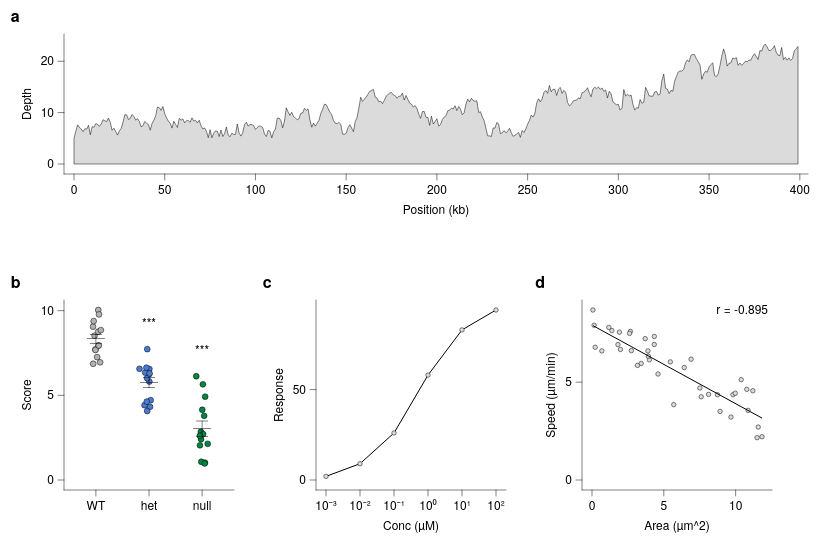

Source (Vega-Lite JSON):
### Vega-Lite specification from a JSON file in a GitHub repository (floating-point values rounded to 4 significant figures; data arrays with more than 128 entries replaced by an {"elided": "..."} marker saying what was removed)
{"background": null, "config": {"arc": {"fill": "#DBDBDB", "fillOpacity": 1.0, "innerRadius": 25.0, "padAngle": 0.03, "stroke": "black", "strokeOpacity": 1, "strokeWidth": 0.25}, "area": {"fill": "#DBDBDB", "fillOpacity": 1.0, "stroke": "black", "strokeOpacity": 1, "strokeWidth": 0.25}, "axis": {"domain": true, "domainCap": "round", "domainColor": "black", "domainWidth": 0.25, "grid": false, "gridCap": "round", "gridColor": "#F1F1F1", "gridDash": [0, 0], "gridOpacity": 1.0, "gridWidth": 0.25, "labelColor": "black", "labelFont": "Helvetica Neue, HelveticaNeue, Helvetica, Arial, sans-serif", "labelFontSize": 6, "labelFontStyle": "normal", "labelFontWeight": 400, "offset": 0, "ticks": true, "tickCap": "round", "tickColor": "black", "tickRound": false, "tickSize": 3, "tickWidth": 0.25, "titleColor": "black", "titleFont": "Helvetica Neue, HelveticaNeue, Helvetica, Arial, sans-serif", "titleFontSize": 6, "titleFontStyle": "normal", "titleFontWeight": 400}, "axisX": {"domain": true, "labelAlign": "center", "labelAngle": 0, "labels": true, "ticks": true, "translate": 0}, "axisY": {"domain": true, "labelAlign": "right", "labelAngle": 0, "labels": true, "ticks": true, "translate": 0}, "axisRight": {"domain": true, "labelAlign": "left", "labelAngle": 0, "labels": true, "ticks": true, "translate": 0}, "axisTop": {"domain": true, "labelAlign": "center", "labelAngle": 0, "labels": true, "ticks": true, "translate": 0}, "axisBand": {"tickOffset": 0}, "bar": {"fill": "#DBDBDB", "fillOpacity": 1.0, "stroke": "black", "strokeOpacity": 1, "strokeWidth": 0.25}, "boxplot": {"size": 9.0, "ticks": {"cornerRadius": 0.25, "fill": "black", "opacity": 1, "size": 4.5, "thickness": 0.25}, "box": {"fillOpacity": 1.0, "stroke": "black", "strokeOpacity": 1, "strokeWidth": 0.25}, "median": {"cornerRadius": 0, "fill": "black", "fillOpacity": 1.0, "opacity": 1, "size": 9.0, "thickness": 0.25}, "rule": {"fill": "black", "fillOpacity": 1.0, "size": 10.0, "stroke": "black", "strokeDash": [0, 0], "strokeOpacity": 1, "strokeWidth": 0.25}, "outliers": {"color": "black", "fill": "black", "fillOpacity": 1.0, "size": 0, "stroke": "black", "strokeOpacity": 1, "strokeWidth": 0.25}}, "circle": {"fill": "black", "fillOpacity": 1.0, "size": 1.25, "stroke": null, "strokeOpacity": 1, "strokeWidth": 0.25}, "errorband": {"band": {"fillOpacity": 0.6, "stroke": null, "strokeWidth": 0.25, "strokeOpacity": 1}, "borders": {"opacity": 0, "strokeOpacity": 1, "strokeWidth": 0.25}}, "errorbar": {"opacity": 1, "rule": {"strokeDash": [0, 0], "strokeWidth": 0.25}, "ticks": {"color": "black", "cornerRadius": 0.125, "opacity": 1, "size": 6.0, "thickness": 0.25}, "thickness": 0.25}, "font": "Helvetica Neue, HelveticaNeue, Helvetica, Arial, sans-serif", "geoshape": {"fill": "#DBDBDB", "fillOpacity": 1.0, "stroke": "black", "strokeOpacity": 1, "strokeWidth": 0.25}, "header": {"labelColor": "black", "labelFont": "Helvetica Neue, HelveticaNeue, Helvetica, Arial, sans-serif", "labelFontSize": 6, "labelFontStyle": "normal", "labelFontWeight": 400, "titleColor": "black", "titleFont": "Helvetica Neue, HelveticaNeue, Helvetica, Arial, sans-serif", "titleFontSize": 6, "titleFontStyle": "normal", "titleFontWeight": 400, "titlePadding": 0}, "legend": {"disable": false, "offset": 4.5, "titlePadding": 4, "labelOffset": 2, "gradientLabelOffset": 2, "columnPadding": 4, "rowPadding": 2, "gradientLength": 50.0, "gradientThickness": 5.0, "gradientOpacity": 1.0, "gradientStrokeColor": "black", "gradientStrokeWidth": 0.25, "labelColor": "black", "labelFont": "Helvetica Neue, HelveticaNeue, Helvetica, Arial, sans-serif", "labelFontSize": 6, "labelFontStyle": "normal", "labelFontWeight": 400, "strokeColor": "black", "strokeWidth": 0, "symbolSize": 36, "symbolStrokeColor": "black", "symbolStrokeWidth": 0.25, "titleColor": "black", "titleFont": "Helvetica Neue, HelveticaNeue, Helvetica, Arial, sans-serif", "titleFontSize": 6, "titleFontStyle": "normal", "titleFontWeight": 400}, "line": {"color": "black", "stroke": "black", "strokeCap": "butt", "strokeDash": [0, 0], "strokeOpacity": 1, "strokeWidth": 0.5}, "point": {"filled": true, "fill": "#DBDBDB", "fillOpacity": 1.0, "size": 5.0, "stroke": "black", "strokeOpacity": 1, "strokeWidth": 0.25}, "range": {"category": ["#B2B2B2", "#4A7CD3", "#008542", "#664CAF", "#509F98", "#636363", "#284F93", "#005226", "#382864", "#285753"], "diverging": {"scheme": ["#443E60", "#5F597E", "#7C759B", "#9994B6", "#B7B4CC", "#D6D5DC", "#F6F6F6", "#D1DAD9", "#A4C2BF", "#7AA9A4", "#578E89", "#37736E", "#1B5954"]}, "heatmap": {"scheme": ["#440154", "#472270", "#433E82", "#38598C", "#2C728E", "#238A8D", "#24A086", "#39B578", "#5DC862", "#96D646", "#CAE02D", "#FDE724"]}, "ordinal": {"scheme": ["#F1F1F1", "#DBDBDB", "#C6C6C6", "#B2B2B2", "#9D9D9D", "#898989", "#767676", "#636363", "#515151", "#404040", "#2F2F2F", "#1F1F1F"]}, "ramp": {"scheme": ["#440154", "#472270", "#433E82", "#38598C", "#2C728E", "#238A8D", "#24A086", "#39B578", "#5DC862", "#96D646", "#CAE02D", "#FDE724"]}}, "rule": {"color": "black", "stroke": "black", "strokeCap": "round", "strokeDash": [2, 2], "strokeOpacity": 1, "strokeWidth": 0.25}, "scale": {"barBandPaddingInner": 0.1, "rectBandPaddingInner": 0, "tickBandPaddingInner": 0.1, "bandPaddingOuter": 0.1, "bandWithNestedOffsetPaddingInner": 0.2, "bandWithNestedOffsetPaddingOuter": 0.2, "offsetBandPaddingInner": 0, "offsetBandPaddingOuter": 0, "continuousPadding": 5.0, "round": false}, "rect": {"fill": "#DBDBDB", "fillOpacity": 1.0, "stroke": "black", "strokeOpacity": 1, "strokeWidth": 0.25}, "square": {"fill": "#DBDBDB", "fillOpacity": 1.0, "size": 10.0, "stroke": "black", "strokeOpacity": 1, "strokeWidth": 0.25}, "text": {"color": "black", "font": "Helvetica Neue, HelveticaNeue, Helvetica, Arial, sans-serif", "fontSize": 6, "fontStyle": "normal", "fontWeight": 400}, "tick": {"color": "black", "cornerRadius": 0.125, "opacity": 1.0, "size": 9.0, "thickness": 0.25}, "title": {"anchor": "middle", "frame": "group", "color": "black", "font": "Helvetica Neue, HelveticaNeue, Helvetica, Arial, sans-serif", "fontSize": 6, "fontStyle": "normal", "fontWeight": 400, "subtitleColor": "black", "subtitleFont": "Helvetica Neue, HelveticaNeue, Helvetica, Arial, sans-serif", "subtitleFontSize": 6, "subtitleFontStyle": "normal", "subtitleFontWeight": 400}, "trail": {"color": "black", "opacity": 1, "size": 0.5}, "view": {"continuousWidth": 100, "continuousHeight": 100, "discreteWidth": 100, "discreteHeight": 100, "fill": null, "stroke": null, "strokeWidth": 0.25}}, "vconcat": [{"vconcat": [{"mark": {"type": "area"}, "encoding": {"x": {"field": "pos", "title": "Position (kb)", "type": "quantitative", "scale": {"nice": false}}, "y": {"field": "depth", "title": "Depth", "type": "quantitative", "scale": {"nice": false}}}, "height": 70, "width": 372}], "data": {"name": "data-f04fff83c0e45b2239e2f1e4cdb24932"}, "name": "__dsfigure_label_1", "title": {"text": "a", "anchor": "start", "dx": -5, "dy": 0, "fontSize": 8, "fontWeight": 700, "frame": "bounds"}}, {"hconcat": [{"vconcat": [{"layer": [{"data": {"name": "data-78427c24ff35019ca9d5368c86a6db4b"}, "mark": {"type": "circle", "opacity": 1.0, "size": 8.5, "stroke": "black", "strokeOpacity": 1, "strokeWidth": 0.25}, "encoding": {"color": {"field": "genotype", "legend": null, "scale": {"domain": ["WT", "het", "null"]}, "sort": ["WT", "het", "null"], "title": null, "type": "nominal"}, "x": {"axis": {}, "field": "genotype", "scale": {"domain": ["WT", "het", "null"]}, "sort": ["WT", "het", "null"], "title": null, "type": "nominal"}, "xOffset": {"field": "jitter_x", "scale": {"domain": [-4.756, 4.756], "range": [5.869, 15.38]}, "type": "quantitative"}, "y": {"field": "value", "title": "Score", "type": "quantitative", "scale": {"nice": false}}}}, {"data": {"name": "data-ffdb648ea3d751c9ab60dac02ff42abe"}, "mark": {"type": "errorbar"}, "encoding": {"x": {"axis": {}, "field": "genotype", "scale": {"domain": ["WT", "het", "null"]}, "sort": ["WT", "het", "null"], "title": null, "type": "nominal"}, "y": {"field": "__mean", "title": "Score", "type": "quantitative", "scale": {"nice": false}}, "yError": {"field": "__error"}}}, {"data": {"name": "data-ffdb648ea3d751c9ab60dac02ff42abe"}, "mark": {"type": "tick"}, "encoding": {"x": {"axis": {}, "field": "genotype", "scale": {"domain": ["WT", "het", "null"]}, "sort": ["WT", "het", "null"], "title": null, "type": "nominal"}, "y": {"field": "__mean", "title": "Score", "type": "quantitative", "scale": {"nice": false}}}}, {"layer": [{"data": {"values": [{"y": 7.727, "label": "***", "__dysonsphere__": 1}]}, "mark": {"type": "text", "align": "center", "baseline": "bottom", "dy": -10.0, "fontSize": 6}, "encoding": {"text": {"field": "label", "type": "nominal"}, "x": {"value": 42.5}, "y": {"field": "y", "type": "quantitative", "scale": {"nice": false}}}}, {"data": {"values": [{"y": 6.128, "label": "***", "__dysonsphere__": 1}]}, "mark": {"type": "text", "align": "center", "baseline": "bottom", "dy": -10.0, "fontSize": 6}, "encoding": {"text": {"field": "label", "type": "nominal"}, "x": {"value": 69.06}, "y": {"field": "y", "type": "quantitative", "scale": {"nice": false}}}}], "name": "__dysonsphere_2bad8672192cde31_5"}], "height": 95, "width": 85}], "name": "__dsfigure_label_2", "title": {"text": "b", "anchor": "start", "dx": -5, "dy": 0, "fontSize": 8, "fontWeight": 700, "frame": "bounds"}}, {"vconcat": [{"mark": {"type": "line", "point": true}, "encoding": {"x": {"axis": {"labelExpr": "round(log(datum.value) / log(10)) < 0 ? '10⁻' + (abs(round(log(datum.value) / log(10))) >= 10 ? '⁰¹²³⁴⁵⁶⁷⁸⁹'[floor(abs(round(log(datum.value) / log(10)))/10)] + '⁰¹²³⁴⁵⁶⁷⁸⁹'[abs(round(log(datum.value) / log(10)))%10] : '⁰¹²³⁴⁵⁶⁷⁸⁹'[abs(round(log(datum.value) / log(10)))]) : '10' + (abs(round(log(datum.value) / log(10))) >= 10 ? '⁰¹²³⁴⁵⁶⁷⁸⁹'[floor(abs(round(log(datum.value) / log(10)))/10)] + '⁰¹²³⁴⁵⁶⁷⁸⁹'[abs(round(log(datum.value) / log(10)))%10] : '⁰¹²³⁴⁵⁶⁷⁸⁹'[abs(round(log(datum.value) / log(10)))])", "values": [0.001, 0.01, 0.1, 1.0, 10.0, 100.0]}, "field": "conc", "scale": {"type": "log", "nice": false}, "title": "Conc (µM)", "type": "quantitative"}, "y": {"field": "signal", "title": "Response", "type": "quantitative", "scale": {"nice": false}}}, "height": 95, "width": 95}], "data": {"name": "data-98a1b623588831d152ce1e3d7ed61198"}, "name": "__dsfigure_label_3", "title": {"text": "c", "anchor": "start", "dx": -5, "dy": 0, "fontSize": 8, "fontWeight": 700, "frame": "bounds"}}, {"vconcat": [{"layer": [{"data": {"name": "data-90e339374482f76f7ad49673a96b10d4"}, "mark": {"type": "point", "filled": true}, "encoding": {"x": {"field": "area", "title": "Area (µm^2)", "type": "quantitative", "scale": {"nice": false}}, "y": {"field": "speed", "title": "Speed (µm/min)", "type": "quantitative", "scale": {"nice": false}}}}, {"layer": [{"data": {"name": "data-5540d374392f0c5e862b4724171e2095"}, "mark": {"type": "line"}, "encoding": {"x": {"field": "area", "type": "quantitative", "scale": {"nice": false}}, "y": {"field": "speed", "type": "quantitative", "scale": {"nice": false}}}}, {"data": {"values": [{"__dysonsphere__": 1}]}, "mark": {"type": "text", "align": "right", "angle": 0, "baseline": "top", "dx": 0, "dy": 0, "fontSize": 6, "opacity": 1.0}, "encoding": {"text": {"value": "r = -0.895"}, "x": {"value": 93}, "y": {"value": 2}}}], "name": "__dysonsphere_4f11eae5ea4c3d30_6"}], "height": 95, "width": 95}], "name": "__dsfigure_label_4", "title": {"text": "d", "anchor": "start", "dx": -5, "dy": 0, "fontSize": 8, "fontWeight": 700, "frame": "bounds"}}], "resolve": {"scale": {"color": "independent"}}, "spacing": 14}], "resolve": {"scale": {"color": "independent"}}, "spacing": 30, "$schema": "https://vega.github.io/schema/vega-lite/v6.4.1.json", "datasets": {"data-f04fff83c0e45b2239e2f1e4cdb24932": {"elided": "400 records"}, "data-78427c24ff35019ca9d5368c86a6db4b": [{"genotype": "WT", "value": 8.522, "jitter_x": -0.6474}, {"genotype": "WT", "value": 6.95, "jitter_x": 2.127}, {"genotype": "WT", "value": 8.76, "jitter_x": 1.156}, {"genotype": "WT", "value": 7.708, "jitter_x": -0.2386}, {"genotype": "WT", "value": 6.864, "jitter_x": -1.34}, {"genotype": "WT", "value": 7.946, "jitter_x": 1.255}, {"genotype": "WT", "value": 7.682, "jitter_x": -0.2087}, {"genotype": "WT", "value": 9.055, "jitter_x": -1.438}, {"genotype": "WT", "value": 7.94, "jitter_x": 1.447}, {"genotype": "WT", "value": 7.259, "jitter_x": 0.6067}, {"genotype": "WT", "value": 10.04, "jitter_x": 1.191}, {"genotype": "WT", "value": 9.384, "jitter_x": -1.102}, {"genotype": "WT", "value": 9.778, "jitter_x": 1.567}, {"genotype": "WT", "value": 8.851, "jitter_x": 2.503}, {"genotype": "het", "value": 6.246, "jitter_x": 0.04581}, {"genotype": "het", "value": 5.813, "jitter_x": 0.1885}, {"genotype": "het", "value": 6.009, "jitter_x": -0.95}, {"genotype": "het", "value": 7.727, "jitter_x": -0.8652}, {"genotype": "het", "value": 6.557, "jitter_x": 0.1846}, {"genotype": "het", "value": 4.324, "jitter_x": 0.5259}, {"genotype": "het", "value": 6.345, "jitter_x": -1.912}, {"genotype": "het", "value": 4.417, "jitter_x": -2.228}, {"genotype": "het", "value": 6.632, "jitter_x": -1.297}, {"genotype": "het", "value": 4.715, "jitter_x": 0.8293}, {"genotype": "het", "value": 4.63, "jitter_x": -1.112}, {"genotype": "het", "value": 6.566, "jitter_x": -4.756}, {"genotype": "het", "value": 6.29, "jitter_x": 0.3045}, {"genotype": "het", "value": 4.074, "jitter_x": -0.9077}, {"genotype": "null", "value": 4.148, "jitter_x": 0.06974}, {"genotype": "null", "value": 6.128, "jitter_x": -2.93}, {"genotype": "null", "value": 1.026, "jitter_x": 1.409}, {"genotype": "null", "value": 5.648, "jitter_x": 0.3796}, {"genotype": "null", "value": 2.137, "jitter_x": 2.789}, {"genotype": "null", "value": 2.408, "jitter_x": -0.5428}, {"genotype": "null", "value": 2.85, "jitter_x": -0.631}, {"genotype": "null", "value": 1.077, "jitter_x": -0.4181}, {"genotype": "null", "value": 4.919, "jitter_x": 1.519}, {"genotype": "null", "value": 3.79, "jitter_x": 1.033}, {"genotype": "null", "value": 2.048, "jitter_x": -1.089}, {"genotype": "null", "value": 2.712, "jitter_x": 0.5076}, {"genotype": "null", "value": 0.9771, "jitter_x": 1.274}, {"genotype": "null", "value": 2.613, "jitter_x": -1.127}], "data-ffdb648ea3d751c9ab60dac02ff42abe": [{"genotype": "WT", "__mean": 8.338, "__error": 0.2719, "__dysonsphere__": 1}, {"genotype": "het", "__mean": 5.739, "__error": 0.2957, "__dysonsphere__": 1}, {"genotype": "null", "__mean": 3.034, "__error": 0.4469, "__dysonsphere__": 1}], "data-98a1b623588831d152ce1e3d7ed61198": [{"conc": 0.001, "signal": 2}, {"conc": 0.01, "signal": 9}, {"conc": 0.1, "signal": 26}, {"conc": 1.0, "signal": 58}, {"conc": 10.0, "signal": 83}, {"conc": 100.0, "signal": 94}], "data-90e339374482f76f7ad49673a96b10d4": [{"area": 8.118, "speed": 4.376}, {"area": 5.693, "speed": 3.85}, {"area": 10.87, "speed": 3.558}, {"area": 3.168, "speed": 5.858}, {"area": 9.816, "speed": 4.361}, {"area": 11.84, "speed": 2.211}, {"area": 10.78, "speed": 4.634}, {"area": 11.57, "speed": 2.706}, {"area": 1.909, "speed": 7.557}, {"area": 1.981, "speed": 6.673}, {"area": 2.74, "speed": 6.614}, {"area": 4.338, "speed": 7.337}, {"area": 1.385, "speed": 7.64}, {"area": 1.808, "speed": 6.921}, {"area": 0.2217, "speed": 6.785}, {"area": 11.2, "speed": 4.564}, {"area": 4.333, "speed": 6.926}, {"area": 7.512, "speed": 4.701}, {"area": 5.454, "speed": 6.037}, {"area": 8.917, "speed": 3.507}, {"area": 9.674, "speed": 3.217}, {"area": 4.596, "speed": 5.418}, {"area": 6.424, "speed": 5.749}, {"area": 1.17, "speed": 7.798}, {"area": 3.426, "speed": 5.959}, {"area": 2.673, "speed": 7.595}, {"area": 3.703, "speed": 7.225}, {"area": 3.893, "speed": 6.598}, {"area": 6.9, "speed": 6.175}, {"area": 3.993, "speed": 6.144}, {"area": 3.922, "speed": 6.329}, {"area": 9.975, "speed": 4.435}, {"area": 0.1457, "speed": 7.911}, {"area": 0.06312, "speed": 8.689}, {"area": 0.6854, "speed": 6.598}, {"area": 10.39, "speed": 5.129}, {"area": 7.605, "speed": 4.255}, {"area": 8.736, "speed": 4.358}, {"area": 11.49, "speed": 2.163}, {"area": 2.616, "speed": 7.494}], "data-5540d374392f0c5e862b4724171e2095": [{"area": 0.06312, "speed": 7.892, "__dysonsphere__": 1}, {"area": 11.84, "speed": 3.165, "__dysonsphere__": 1}]}}
